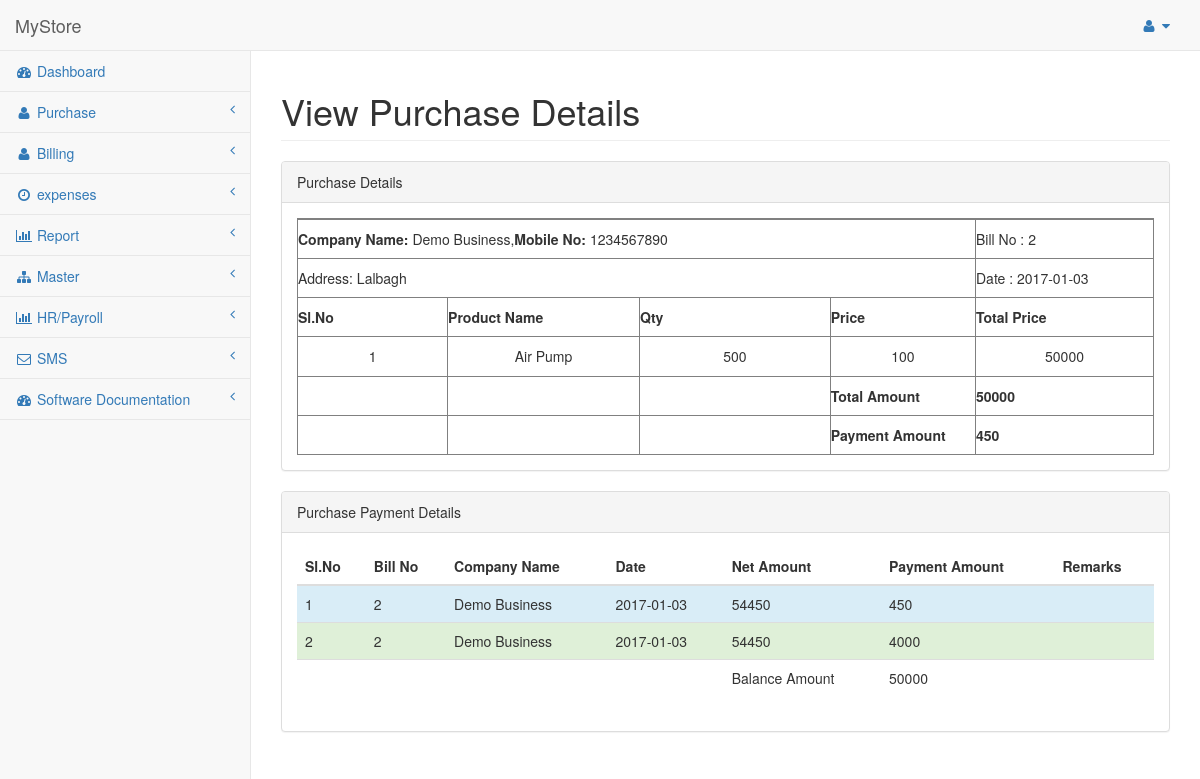
The app's page /View-Purchase-Bill-Details.php?purchase_id=2 (signed in) with its own data.
### tables this page shows
CREATE TABLE IF NOT EXISTS `purchase` (
  `purchase_id` int(11) NOT NULL AUTO_INCREMENT,
  `company_bill_no` varchar(255) NOT NULL,
  `company_id` int(11) NOT NULL,
  `truck_no` varchar(255) NOT NULL,
  `driver_name` varchar(255) NOT NULL,
  `driver_mobile_no` varchar(255) NOT NULL,
  `tot_cash_amt` double NOT NULL,
  `net_cash_amt` double NOT NULL,
  `tax` double NOT NULL,
  `discount` double NOT NULL,
  `payment_amount` double NOT NULL,
  `remarks` text NOT NULL,
  `entry_data` date NOT NULL,
  `payment_mode` varchar(255) NOT NULL,
  `cheque_no` varchar(255) NOT NULL,
  `cheque_date` date NOT NULL,
  `bank_name` varchar(255) NOT NULL,
  `narration` varchar(255) NOT NULL,
  `entrytime` timestamp NOT NULL DEFAULT CURRENT_TIMESTAMP ON UPDATE CURRENT_TIMESTAMP,
  `delete_date` date NOT NULL,
  `delete_record` int(11) NOT NULL,
  PRIMARY KEY (`purchase_id`)
);

CREATE TABLE IF NOT EXISTS `company` (
  `company_id` int(11) NOT NULL AUTO_INCREMENT,
  `company_name` varchar(255) NOT NULL,
  `mobile_no` varchar(255) NOT NULL,
  `email_id` varchar(255) NOT NULL,
  `address` text NOT NULL,
  PRIMARY KEY (`company_id`)
);

CREATE TABLE IF NOT EXISTS `purchase_product` (
  `purchase_product_id` int(11) NOT NULL AUTO_INCREMENT,
  `purchase_id` int(11) NOT NULL,
  `category_id` int(11) NOT NULL,
  `product_id` int(11) NOT NULL,
  `quantity` int(11) NOT NULL,
  `price` int(11) NOT NULL,
  `delete_record` int(11) NOT NULL,
  PRIMARY KEY (`purchase_product_id`)
);

CREATE TABLE IF NOT EXISTS `product` (
  `product_id` int(11) NOT NULL AUTO_INCREMENT,
  `product_code` varchar(255) NOT NULL,
  `product_name` varchar(255) NOT NULL,
  `quantity` double NOT NULL,
  `price` double NOT NULL,
  `myprice` double NOT NULL,
  `status` int(11) NOT NULL,
  `category_id` int(11) NOT NULL,
  `product_desc` text NOT NULL,
  `packing` varchar(255) NOT NULL,
  PRIMARY KEY (`product_id`)
);

CREATE TABLE IF NOT EXISTS `purchase_payment` (
  `purchase_payment_id` int(11) NOT NULL AUTO_INCREMENT,
  `purchase_id` int(11) NOT NULL,
  `payment_amount` double NOT NULL,
  `remarks` text NOT NULL,
  `entry_data` date NOT NULL,
  `payment_mode` varchar(255) NOT NULL,
  `cheque_no` varchar(255) NOT NULL,
  `cheque_date` varchar(255) NOT NULL,
  `bank_name` varchar(255) NOT NULL,
  `narration` text NOT NULL,
  `delete_record` int(11) NOT NULL,
  PRIMARY KEY (`purchase_payment_id`)
);

### View-Purchase-Bill-Details.php (the view, shortened to what this page needs)
<?php include('header.php'); ?>
        <div id="page-wrapper">
            <div class="row">
                <div class="col-lg-12">
                    <h1 class="page-header">View Purchase Details</h1>
                </div>
            </div>
            <div class="row">
			<div class="col-lg-12">
                    <div class="panel panel-default">
                        <div class="panel-heading">
                           Purchase Details
                        </div>
                        <div class="panel-body">
                            <div class="table-responsive">
                                <table width="100%" height="237" border="1" cellspacing="0">
<tr>
<th colspan="6">
<?php
	$purchase_id = $_REQUEST['purchase_id'];
	$sql = mysqli_query($con,"SELECT * FROM purchase p,company c WHERE c.company_id=p.company_id and purchase_id=$purchase_id");
	$result = mysqli_fetch_array($sql);
?>
	</th>
</tr>
<tr><td  colspan="4"><b>Company Name:</b> <?php echo $result['company_name']; ?>,<b>Mobile No:</b> <?php echo $result['mobile_no']; ?></td><td  colspan="2">Bill No : <?php echo $_REQUEST['purchase_id']; ?></td></tr>
<tr><td colspan="4">Address: <?php echo $result['address']; ?></td> <td  colspan="2">Date : <?php echo $result['entry_data']; ?></td> </tr>
<tr>
	<th width="155">Sl.No</th>
	<th width="198">Product Name</th>
	<th width="198">Qty</th>
	<th width="106">Price</th>
	<th  width="184">Total Price</th>
</tr>
<?php
	$purchase_id = $_REQUEST['purchase_id'];
	$sql = mysqli_query($con,"SELECT p.product_name,pp.quantity,pp.price FROM purchase_product pp,product p WHERE pp.product_id=p.product_id and pp.purchase_id=$purchase_id");
	$i=1;
	$totAmt = 0;
	while($res = mysqli_fetch_array($sql)){
?>
<tr>
<td align="center"><?php echo $i; ?></td>
<td align="center"><?php echo $res['product_name']; ?></td>
<td align="center"><?php echo $res['quantity']; ?></td>
<td align="center"><?php echo $res['price']; ?></td>
<td align="center"><?php echo ($res['quantity']*$res['price']); ?></td>
<?php $totAmt +=($res['quantity'])*($res['price']); ?>
</tr>
<?php
	$i++;
	}
?>
<tr>
<th> <?php  ?></th>
<th></th>
<th></th>
<th  width="149">Total Amount</th>
<th align="center"><?php echo $totAmt; ?></th>
</tr>
<tr>
<th> <?php  ?></th>
<th></th>
<th></th>
<th  width="149">Payment Amount</th>
<th align="center"><?php echo $result['payment_amount']; ?></th>
</tr>
</table>
                            </div>
                        </div>
                    </div>
                </div>
			<div class="col-lg-12">
                    <div class="panel panel-default">
                        <div class="panel-heading">
                           Purchase Payment Details
                        </div>
                        <div class="panel-body">
                            <div class="table-responsive">
                                <table class="table">
                                    <thead>
											<th>Sl.No</th>
											<th>Bill No</th>
											<th>Company Name</th>
                                            <th>Date</th>
                                            <th>Net Amount</th>
                                            <th>Payment Amount</th>
                                            <th>Remarks</th>
                                    </thead>
                                    <tbody>
									<?php
										$purchase_id = $_REQUEST['purchase_id'];
										$sql = mysql_query("SELECT c.company_name,pp.entry_data,pp.payment_amount,p.net_cash_amt,pp.remarks FROM purchase p,company c,purchase_payment pp WHERE c.company_id=p.company_id and pp.purchase_id=p.purchase_id and pp.purchase_id='$purchase_id'");
										$i=1;
										$payAmt = 0;
										while($res = mysql_fetch_array($sql)){
									?>
                                        <tr <?php if(($i%2)==0){ echo 'class="success"';}else{ echo 'class="info"'; } ?>>
                                            <td><?php echo $i; ?></td>
                                            <td><?php echo $_REQUEST['purchase_id']; ?></td>
                                            <td><?php echo $res['company_name']; ?></td>
                                            <td><?php echo $res['entry_data']; ?></td>
                                            <td><?php echo $netAmt = $res['net_cash_amt']; ?></td>
                                            <td>
												<?php
													echo $res['payment_amount'];
													$payAmt +=$res['payment_amount'];
												?>
											</td>
                                            <td class="center"><?php echo $res['remarks']; ?></td>
                                        </tr>
									<?php
									$i++;
										}
									?>
									<tr>
                                            <td></td>
                                            <td></td>
                                            <td></td>
                                            <td></td>
                                            <td>Balance Amount</td>
                                            <td><?php echo ($netAmt - $payAmt); ?></td>
                                            <td class="center"></td>
                                        </tr>
                                    </tbody>
                                </table>
                            </div>
                        </div>
                    </div>
                </div>
            </div>
        </div>
    </div>
</body>
</html>

### records on screen
purchase: company.company_name "Demo Business", company.mobile_no "1234567890", company.address "Lalbagh", entry_data "2017-01-03", payment_amount "450", purchase_payment.entry_data "2017-01-03", net_cash_amt "54450", purchase_payment.payment_amount "450", purchase_payment.payment_amount "4000", $netAmt-$payAmt "50000"
purchase_product: product.product_name "Air Pump", quantity "500", price "100", $res['quantity']*$res['price'] "50000"

### other values on screen
$_REQUEST['purchase_id'] "2"
$totAmt "50000"
